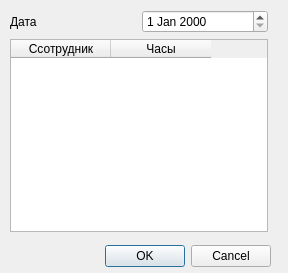
<?xml version="1.0" encoding="UTF-8"?>
<ui version="4.0">
 <class>Dialog</class>
 <widget class="QDialog" name="Dialog">
  <property name="geometry">
   <rect>
    <x>0</x>
    <y>0</y>
    <width>288</width>
    <height>273</height>
   </rect>
  </property>
  <property name="windowTitle">
   <string>Dialog</string>
  </property>
  <widget class="QDialogButtonBox" name="buttonBox">
   <property name="geometry">
    <rect>
     <x>70</x>
     <y>240</y>
     <width>201</width>
     <height>32</height>
    </rect>
   </property>
   <property name="orientation">
    <enum>Qt::Horizontal</enum>
   </property>
   <property name="standardButtons">
    <set>QDialogButtonBox::Cancel|QDialogButtonBox::Ok</set>
   </property>
  </widget>
  <widget class="QWidget" name="">
   <property name="geometry">
    <rect>
     <x>10</x>
     <y>10</y>
     <width>258</width>
     <height>222</height>
    </rect>
   </property>
   <layout class="QVBoxLayout" name="verticalLayout">
    <item>
     <layout class="QHBoxLayout" name="horizontalLayout">
      <item>
       <widget class="QLabel" name="label">
        <property name="text">
         <string>Дата</string>
        </property>
       </widget>
      </item>
      <item>
       <widget class="QDateEdit" name="dateEdit"/>
      </item>
     </layout>
    </item>
    <item>
     <widget class="QTableWidget" name="tableWidget">
      <column>
       <property name="text">
        <string>Ссотрудник</string>
       </property>
      </column>
      <column>
       <property name="text">
        <string>Часы</string>
       </property>
      </column>
     </widget>
    </item>
   </layout>
  </widget>
 </widget>
 <resources/>
 <connections>
  <connection>
   <sender>buttonBox</sender>
   <signal>accepted()</signal>
   <receiver>Dialog</receiver>
   <slot>accept()</slot>
   <hints>
    <hint type="sourcelabel">
     <x>248</x>
     <y>254</y>
    </hint>
    <hint type="destinationlabel">
     <x>157</x>
     <y>274</y>
    </hint>
   </hints>
  </connection>
  <connection>
   <sender>buttonBox</sender>
   <signal>rejected()</signal>
   <receiver>Dialog</receiver>
   <slot>reject()</slot>
   <hints>
    <hint type="sourcelabel">
     <x>316</x>
     <y>260</y>
    </hint>
    <hint type="destinationlabel">
     <x>286</x>
     <y>274</y>
    </hint>
   </hints>
  </connection>
 </connections>
</ui>
